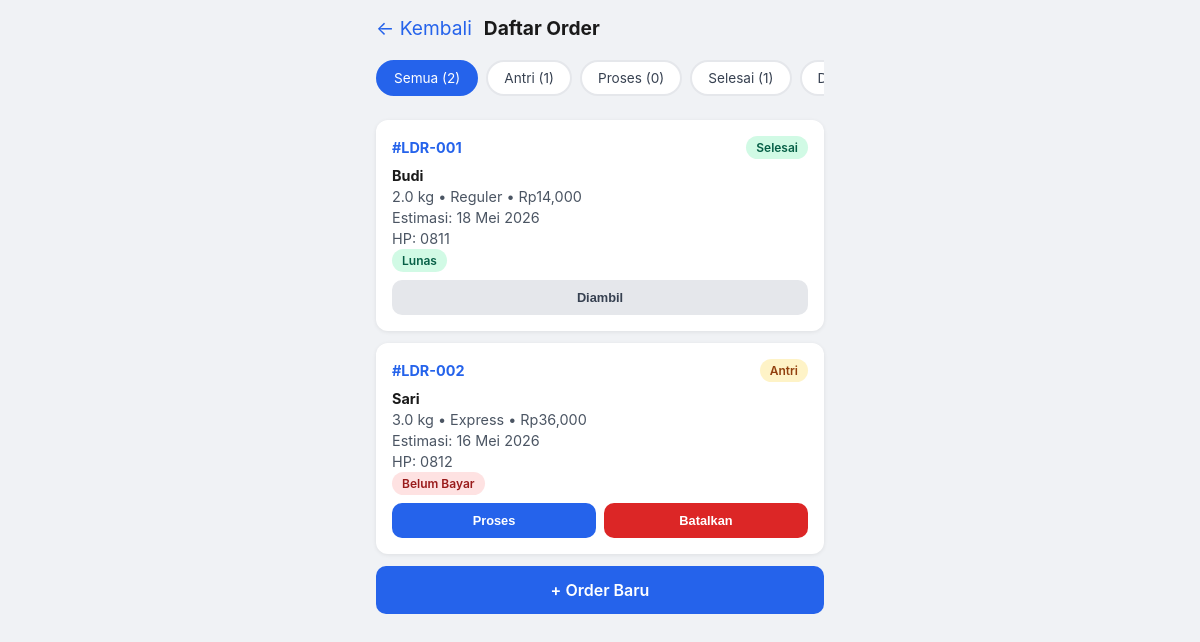
The page /daftar-order on the database its author committed.
### tables this page shows
CREATE TABLE orders (
                id INTEGER PRIMARY KEY AUTOINCREMENT,
                order_number TEXT UNIQUE NOT NULL,
                customer_name TEXT NOT NULL,
                customer_phone TEXT,
                weight_kg REAL NOT NULL,
                service_type TEXT NOT NULL CHECK(service_type IN ('reguler','express')),
                price_per_kg INTEGER NOT NULL,
                total_price INTEGER NOT NULL,
                status TEXT NOT NULL DEFAULT 'antri'
                    CHECK(status IN ('antri','proses','selesai','diambil')),
                estimated_date TEXT NOT NULL,
                is_paid INTEGER NOT NULL DEFAULT 0,
                created_at TIMESTAMP DEFAULT CURRENT_TIMESTAMP
            );

### app.py (the view)
@app.route("/daftar-order")
def daftar_order():
    status = request.args.get("status")
    orders = get_all_orders(status)
    counts = get_status_counts()
    return render_template("daftar_order.html", orders=orders, status_filter=status, counts=counts)

### app.py (called while the page is built)
@app.template_filter("tgl_id")
def tgl_id_filter(date_str):
    if not date_str:
        return ""
    try:
        dt = datetime.strptime(date_str, "%Y-%m-%d")
        return f"{dt.day} {BULAN[dt.month - 1]} {dt.year}"
    except:
        return date_str

### database.py (called while the page is built)
def get_db():
    conn = sqlite3.connect(DB_PATH)
    conn.row_factory = sqlite3.Row
    conn.execute("PRAGMA journal_mode=WAL")
    return conn

def get_all_orders(status=None):
    with get_db() as db:
        if status:
            rows = db.execute(
                "SELECT * FROM orders WHERE status = ? ORDER BY created_at ASC",
                (status,)
            ).fetchall()
        else:
            rows = db.execute(
                "SELECT * FROM orders ORDER BY created_at ASC"
            ).fetchall()
        return [dict(r) for r in rows]

def get_status_counts():
    with get_db() as db:
        rows = db.execute("""
            SELECT status, COUNT(*) as count
            FROM orders
            GROUP BY status
        """).fetchall()
        counts = {r["status"]: r["count"] for r in rows}
        counts["total"] = sum(counts.values())
        return counts

### templates/daftar_order.html (shortened to what this page needs)
{% extends "base.html" %}
{% block content %}
<div class="page-title">
    <a href="/">&larr; Kembali</a>
    <h2>Daftar Order</h2>
</div>
<div class="filter-bar">
    <a href="/daftar-order" class="filter-btn {% if not status_filter %}active{% endif %}">Semua ({{ counts.total }})</a>
    <a href="/daftar-order?status=antri" class="filter-btn {% if status_filter == 'antri' %}active{% endif %}">Antri ({{ counts.get('antri', 0) }})</a>
    <a href="/daftar-order?status=proses" class="filter-btn {% if status_filter == 'proses' %}active{% endif %}">Proses ({{ counts.get('proses', 0) }})</a>
    <a href="/daftar-order?status=selesai" class="filter-btn {% if status_filter == 'selesai' %}active{% endif %}">Selesai ({{ counts.get('selesai', 0) }})</a>
    <a href="/daftar-order?status=diambil" class="filter-btn {% if status_filter == 'diambil' %}active{% endif %}">Diambil ({{ counts.get('diambil', 0) }})</a>
</div>
{% if orders %}
    {% for order in orders %}
    <div class="order-card">
        <div class="order-header">
            <span class="order-number">#{{ order.order_number }}</span>
            <span class="badge badge-{{ order.status }}">{{ order.status|title }}</span>
        </div>
        <div class="order-body">
            <p><strong>{{ order.customer_name }}</strong></p>
            <p>{{ order.weight_kg }} kg &bull; {{ order.service_type|title }} &bull; Rp{{ "{:,.0f}".format(order.total_price) }}</p>
            <p>Estimasi: {{ order.estimated_date|tgl_id }}</p>
            {% if order.customer_phone %}
            <p>HP: {{ order.customer_phone }}</p>
            {% endif %}
            <p>
                {% if order.is_paid %}
                <span class="badge badge-lunas">Lunas</span>
                {% else %}
                <span class="badge badge-belum-bayar">Belum Bayar</span>
                {% endif %}
            </p>
        </div>
        <div class="order-actions">
            {% if order.status == 'antri' %}
            <form method="POST" action="/order/{{ order.id }}/status">
                <button class="btn">Proses</button>
            </form>
            <form method="POST" action="/order/{{ order.id }}/batalkan" onsubmit="return confirm('Yakin ingin membatalkan order #{{ order.order_number }}?')">
                <button class="btn" style="background:#dc2626;">Batalkan</button>
            </form>
            {% endif %}
            {% if order.status == 'selesai' %}
            <form method="POST" action="/order/{{ order.id }}/status">
                <button class="btn btn-secondary">Diambil</button>
            </form>
            {% endif %}
        </div>
    </div>
    {% endfor %}
{% else %}
<div class="card" style="text-align:center;color:#6b7280;">
    <p style="font-size:1.2rem;margin-bottom:8px;">Belum ada order</p>
    <p style="font-size:0.9rem;">Klik "+ Order Baru" untuk mencatat order pertama</p>
</div>
{% endif %}
<a href="/order-baru" class="btn">+ Order Baru</a>
{% endblock %}

### templates/base.html (shortened to what this page needs)
<!DOCTYPE html>
<html lang="id">
<head>
    <link rel="stylesheet" href="{{ url_for('static', filename='style.css') }}">
</head>
<body>
    {% block content %}{% endblock %}
</body>
</html>

### static/style.css (style rules this page uses)
* { margin: 0; padding: 0; box-sizing: border-box; }
body { font-family: -apple-system, BlinkMacSystemFont, 'Segoe UI', Roboto, sans-serif; background: #f0f2f5; color: #1a1a1a; padding: 16px; max-width: 480px; margin: 0 auto; min-height: 100vh; }
.btn { display: block; width: 100%; background: #2563eb; color: white; padding: 14px; border: none; border-radius: 10px; font-size: 1rem; font-weight: 600; text-align: center; text-decoration: none; cursor: pointer; }
.btn-secondary { background: #e5e7eb; color: #374151; }
.page-title { display: flex; align-items: center; gap: 12px; margin-bottom: 20px; }
.page-title a { color: #2563eb; text-decoration: none; font-size: 1.2rem; }
.page-title h2 { font-size: 1.2rem; }
.filter-bar { display: flex; gap: 8px; overflow-x: auto; padding-bottom: 8px; margin-bottom: 16px; }
.filter-btn { flex-shrink: 0; padding: 8px 16px; border: 2px solid #e5e7eb; border-radius: 20px; background: white; color: #374151; font-size: 0.85rem; cursor: pointer; text-decoration: none; }
.filter-btn.active { border-color: #2563eb; background: #2563eb; color: white; }
.order-card { background: white; border-radius: 12px; padding: 16px; margin-bottom: 12px; box-shadow: 0 1px 4px rgba(0,0,0,0.08); }
.order-header { display: flex; justify-content: space-between; align-items: center; margin-bottom: 8px; }
.order-number { font-weight: 700; color: #2563eb; font-size: 0.9rem; }
.badge { padding: 4px 10px; border-radius: 12px; font-size: 0.75rem; font-weight: 600; }
.badge-antri { background: #fef3c7; color: #92400e; }
.badge-selesai { background: #d1fae5; color: #065f46; }
.badge-lunas { background: #d1fae5; color: #065f46; }
.badge-belum-bayar { background: #fee2e2; color: #991b1b; }
.order-body { font-size: 0.9rem; color: #4b5563; }
.order-body p { margin-bottom: 4px; }
.order-body strong { color: #1a1a1a; }
.order-actions { display: flex; gap: 8px; margin-top: 12px; }
.order-actions form { flex: 1; }
.order-actions .btn { font-size: 0.8rem; padding: 10px; }

### rows shown on the page
orders: order_number "LDR-001", status "Selesai", customer_name "Budi", weight_kg "2.0", service_type "Reguler", total_price "14,000", estimated_date|tgl_id "18 Mei 2026", customer_phone "0811", is_paid "Lunas"
orders: order_number "LDR-002", status "Antri", customer_name "Sari", weight_kg "3.0", service_type "Express", total_price "36,000", estimated_date|tgl_id "16 Mei 2026", customer_phone "0812", is_paid "Belum Bayar"

### other values the page prints
{{ counts.total }} "2"
{{ counts.get('antri', 0) }} "1"
{{ counts.get('proses', 0) }} "0"
{{ counts.get('selesai', 0) }} "1"
